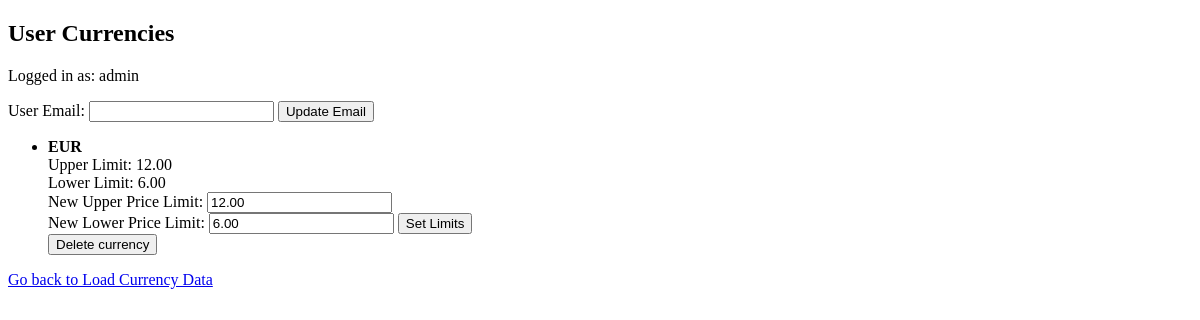
The app's page /list_user_currencies/ (signed in), older data.
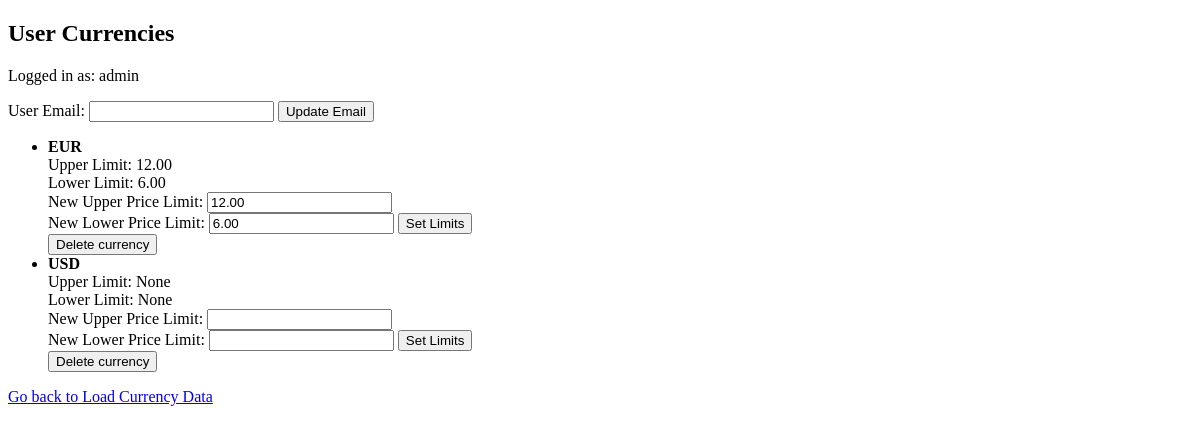
The same page, newer data.
### currencycheckapp/models.py (models this page shows, shortened)
class UserCurrencies(models.Model):
    user = models.ForeignKey(User, on_delete=models.CASCADE)
    user_email = models.EmailField()
    currency_shortcut = models.CharField(max_length=50)
    upper_limit = models.DecimalField(max_digits=10, decimal_places=2, null=True, blank=True)
    lower_limit = models.DecimalField(max_digits=10, decimal_places=2, null=True, blank=True)

### currencycheckapp/views.py (the view, shortened to what this page needs)
# urls.py: path('list_user_currencies/', ListUserCurrenciesView.as_view(), name='list-user-currencies'),
class ListUserCurrenciesView(APIView):
    def get(self, request, *args, **kwargs):
        user_currencies = UserCurrencies.objects.filter(user=request.user)
        form = CurrencyLimitForm()
        return render(request, 'list_user_currencies.html', {'user_currencies': user_currencies, 'user': request.user, 'form': form})

### currencycheckapp/forms.py
class CurrencyLimitForm(forms.ModelForm):
    class Meta:
        model = UserCurrencies
        fields = ['upper_limit', 'lower_limit']

### currencycheckapp/templates/list_user_currencies.html (shortened to what this page needs)
<!DOCTYPE html>
<html lang="en">
<head>
</head>
<body>
    <h2>User Currencies</h2>
    <p>Logged in as: {{ user.username }}</p>
        <form method="post" action="{% url 'list-user-currencies' %}">
            <label for="id_user_email">User Email:</label>
            <input type="email" name="user_email" id="id_user_email" value="{{ user_email }}" required>
            <button type="submit" name="action" value="update_user_email">Update Email</button>
        </form>
    <ul>
        {% for user_currency in user_currencies %}
            <li>
                <strong>{{ user_currency.currency_shortcut }}</strong><br>
                Upper Limit: {{ user_currency.upper_limit }}<br>
                Lower Limit: {{ user_currency.lower_limit }}
                <form method="post" action="{% url 'list-user-currencies' %}">
                    <label for="id_upper_limit">New Upper Price Limit:</label>
                    <input type="number" name="upper_limit" id="id_upper_limit" value="{{ user_currency.upper_limit }}" step="0.01"><br>
                    <label for="id_lower_limit">New Lower Price Limit:</label>
                    <input type="number" name="lower_limit" id="id_lower_limit" value="{{ user_currency.lower_limit }}" step="0.01">
                    <button type="submit" name="action" value="set_limits">Set Limits</button>
                </form>
                <form method="post" action="{% url 'delete-user-currency' pk=user_currency.pk %}" style="display:inline;">
                    <button type="submit" onclick="return confirm('Are you sure you want to delete this currency?')">Delete currency</button>
                </form>
            </li>
        {% endfor %}
    </ul>
    <a href="{% url 'currency-load' %}" class="btn btn-primary">
         Go back to Load Currency Data
    </a>
</body>
</html>

Row changes from the older to the newer data that the page shows:
added UserCurrencies: currency_shortcut "USD", upper_limit "None", lower_limit "None"
